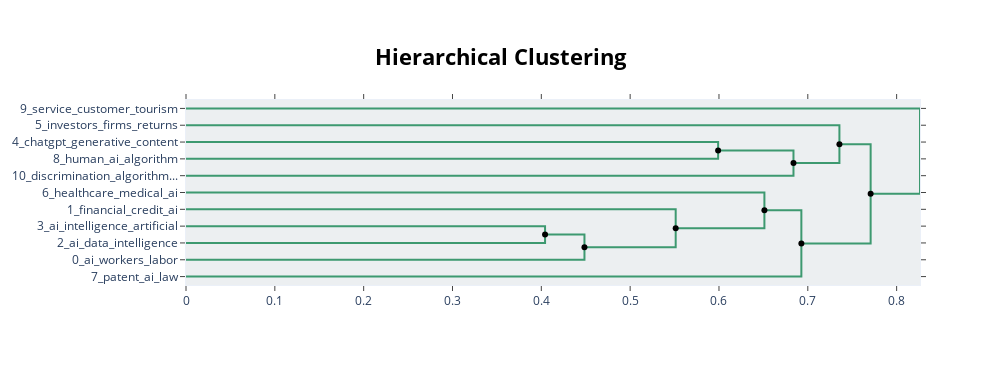

Notebook code for this chart:
### Code cell
## Hierarchy

from scipy.cluster import hierarchy as sch

# Hierarchical topics
# linkage_function = lambda x: sch.linkage(x, 'single', optimal_ordering=True)
hierarchical_topics = topic_model.hierarchical_topics(documents)

topic_model.visualize_hierarchy(hierarchical_topics=hierarchical_topics)

### Figure 1 — Plotly figure (JSON) as saved in the notebook; plotly's stock layout.template omitted (floating-point values rounded to 4 significant figures)
{"data": [{"hoverinfo": "text", "marker": {"color": "rgb(61,153,112)"}, "mode": "lines", "text": ["chatgpt_generative_content_ai_students", "", "", "human_ai_algorithm_decision_trust"], "type": "scatter", "x": [0.0, 0.5991, 0.5991, 0.0], "xaxis": "x", "y": [-25.0, -25.0, -35.0, -35.0], "yaxis": "y"}, {"hoverinfo": "text", "marker": {"color": "rgb(61,153,112)"}, "mode": "lines", "text": ["ai_chatgpt_generative_human_content", "", "", "discrimination_algorithmic_data_systems_bias"], "type": "scatter", "x": [0.5991, 0.6839, 0.6839, 0.0], "xaxis": "x", "y": [-30.0, -30.0, -45.0, -45.0], "yaxis": "y"}, {"hoverinfo": "text", "marker": {"color": "rgb(61,153,112)"}, "mode": "lines", "text": ["investors_firms_returns_ai_stock", "", "", "ai_chatgpt_generative_human_algorithmic"], "type": "scatter", "x": [0.0, 0.7356, 0.7356, 0.6839], "xaxis": "x", "y": [-15.0, -15.0, -37.5, -37.5], "yaxis": "y"}, {"hoverinfo": "text", "marker": {"color": "rgb(61,153,112)"}, "mode": "lines", "text": ["ai_intelligence_artificial_study_business", "", "", "ai_data_intelligence_artificial_systems"], "type": "scatter", "x": [0.0, 0.4042, 0.4042, 0.0], "xaxis": "x", "y": [-75.0, -75.0, -85.0, -85.0], "yaxis": "y"}, {"hoverinfo": "text", "marker": {"color": "rgb(61,153,112)"}, "mode": "lines", "text": ["ai_intelligence_artificial_data_systems", "", "", "ai_workers_labor_automation_growth"], "type": "scatter", "x": [0.4042, 0.4486, 0.4486, 0.0], "xaxis": "x", "y": [-80.0, -80.0, -95.0, -95.0], "yaxis": "y"}, {"hoverinfo": "text", "marker": {"color": "rgb(61,153,112)"}, "mode": "lines", "text": ["financial_credit_ai_data_artificial", "", "", "ai_intelligence_artificial_workers_automation"], "type": "scatter", "x": [0.0, 0.5513, 0.5513, 0.4486], "xaxis": "x", "y": [-65.0, -65.0, -87.5, -87.5], "yaxis": "y"}, {"hoverinfo": "text", "marker": {"color": "rgb(61,153,112)"}, "mode": "lines", "text": ["healthcare_medical_ai_health_artificial", "", "", "ai_intelligence_artificial_data_financial"], "type": "scatter", "x": [0.0, 0.6511, 0.6511, 0.5513], "xaxis": "x", "y": [-55.0, -55.0, -76.25, -76.25], "yaxis": "y"}, {"hoverinfo": "text", "marker": {"color": "rgb(61,153,112)"}, "mode": "lines", "text": ["ai_intelligence_artificial_data_financial", "", "", "patent_ai_law_property_intellectual"], "type": "scatter", "x": [0.6511, 0.6927, 0.6927, 0.0], "xaxis": "x", "y": [-65.62, -65.62, -105.0, -105.0], "yaxis": "y"}, {"hoverinfo": "text", "marker": {"color": "rgb(61,153,112)"}, "mode": "lines", "text": ["ai_chatgpt_generative_human_algorithmic", "", "", "ai_artificial_intelligence_data_financial"], "type": "scatter", "x": [0.7356, 0.7707, 0.7707, 0.6927], "xaxis": "x", "y": [-26.25, -26.25, -85.31, -85.31], "yaxis": "y"}, {"hoverinfo": "text", "marker": {"color": "rgb(61,153,112)"}, "mode": "lines", "text": ["service_customer_tourism_chatbot_chatbots", "", "", "ai_intelligence_artificial_data_human"], "type": "scatter", "x": [0.0, 0.8263, 0.8263, 0.7707], "xaxis": "x", "y": [-5.0, -5.0, -55.78, -55.78], "yaxis": "y"}, {"hoverinfo": "text", "hovertext": ["ai_chatgpt_generative_human_content", "ai_intelligence_artificial_data_systems", "ai_intelligence_artificial_data_financial", "ai_chatgpt_generative_human_algorithmic"], "marker": {"color": "black"}, "mode": "markers", "showlegend": false, "type": "scatter", "x": [0.5991, 0.4042, 0.6511, 0.7356], "y": [-30, -80, -65.62, -26.25]}, {"hoverinfo": "text", "hovertext": ["ai_chatgpt_generative_human_algorithmic", "ai_intelligence_artificial_workers_automation", "ai_intelligence_artificial_data_financial", "ai_artificial_intelligence_data_financial", "ai_intelligence_artificial_data_human"], "marker": {"color": "black"}, "mode": "markers", "showlegend": false, "type": "scatter", "x": [0.6839, 0.4486, 0.5513, 0.6927, 0.7707], "y": [-37.5, -87.5, -76.25, -85.31, -55.78]}], "layout": {"autosize": false, "height": 365, "hoverlabel": {"bgcolor": "white", "font": {"family": "Rockwell", "size": 16}}, "hovermode": "closest", "plot_bgcolor": "#ECEFF1", "showlegend": false, "title": {"font": {"color": "Black", "size": 22}, "text": "<b>Hierarchical Clustering</b>", "x": 0.5, "xanchor": "center", "yanchor": "top"}, "width": 1000, "xaxis": {"mirror": "allticks", "rangemode": "tozero", "showgrid": false, "showline": true, "showticklabels": true, "ticks": "outside", "type": "linear", "zeroline": false}, "yaxis": {"mirror": "allticks", "range": [-110, 0], "rangemode": "tozero", "showgrid": false, "showline": true, "showticklabels": true, "tickmode": "array", "ticks": "outside", "ticktext": ["9_service_customer_tourism", "5_investors_firms_returns", "4_chatgpt_generative_content", "8_human_ai_algorithm", "10_discrimination_algorithm...", "6_healthcare_medical_ai", "1_financial_credit_ai", "3_ai_intelligence_artificial", "2_ai_data_intelligence", "0_ai_workers_labor", "7_patent_ai_law"], "tickvals": [-5, -15, -25, -35, -45, -55, -65, -75, -85, -95, -105], "type": "linear", "zeroline": false}}}
